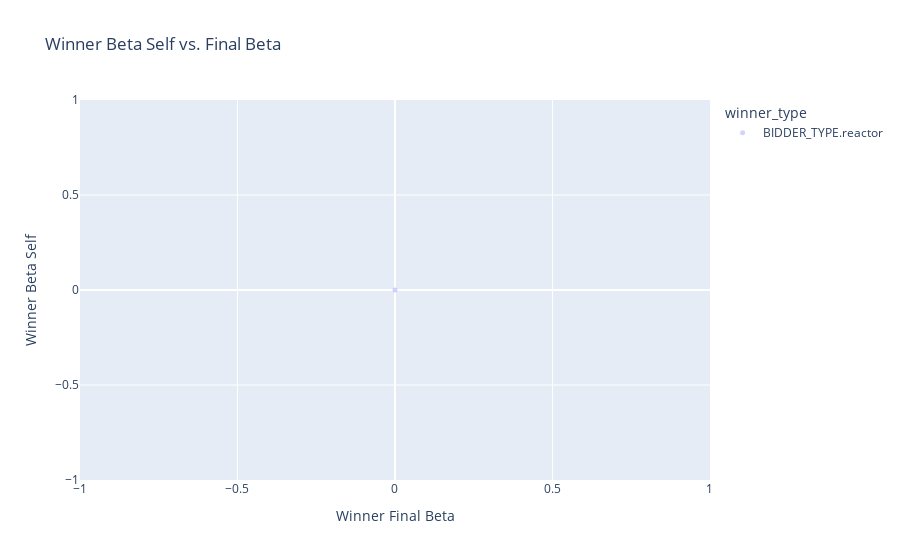

The notebook cell this image was saved under:
### Code cell
fig = px.scatter(df, x="winner_beta", y="winner_beta_self", color="winner_type",
                 opacity=0.3, title='Winner Beta Self vs. Final Beta')
fig.update_traces(marker_size=5)
fig.update_xaxes(title='Winner Final Beta')
fig.update_yaxes(title='Winner Beta Self')
fig.show()

### Figure 1 — Plotly figure (JSON) as saved in the notebook; plotly's stock layout.template omitted (floating-point values rounded to 4 significant figures)
{"data": [{"hovertemplate": "winner_type=BIDDER_TYPE.reactor<br>winner_beta=%{x}<br>winner_beta_self=%{y}<extra></extra>", "legendgroup": "BIDDER_TYPE.reactor", "marker": {"color": "#636efa", "opacity": 0.3, "size": 5, "symbol": "circle"}, "mode": "markers", "name": "BIDDER_TYPE.reactor", "orientation": "v", "showlegend": true, "type": "scatter", "x": [0.0001656], "xaxis": "x", "y": [5.021e-05], "yaxis": "y"}], "layout": {"legend": {"title": {"text": "winner_type"}, "tracegroupgap": 0}, "title": {"text": "Winner Beta Self vs. Final Beta"}, "xaxis": {"anchor": "y", "domain": [0, 1], "title": {"text": "Winner Final Beta"}}, "yaxis": {"anchor": "x", "domain": [0, 1], "title": {"text": "Winner Beta Self"}}}}
